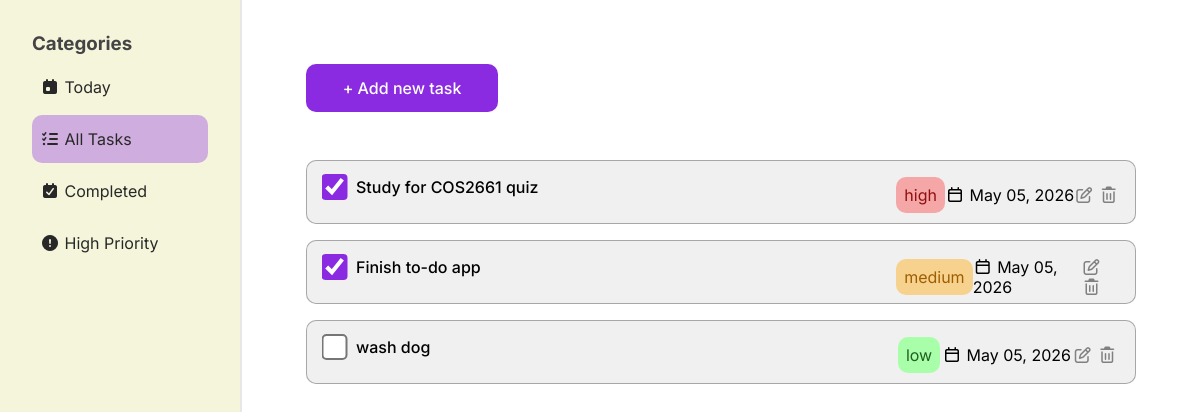
Page /all-tasks (signed in) on the earlier database version.
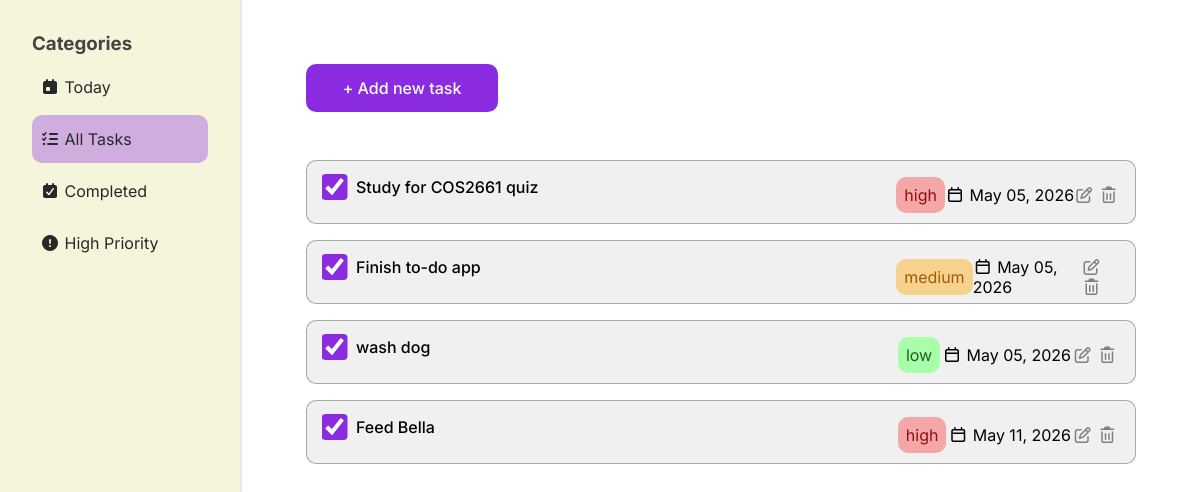
Same page on the later database version.
### website/models.py (models this page shows)
class Task(db.Model):
    task_name = db.Column(db.String(1000))
    complete = db.Column(db.Boolean, default=False)
    due = db.Column(db.Date, default=func.now())
    priority = db.Column(db.String(150))
    id = db.Column(db.Integer, primary_key=True)
    user_id = db.Column(db.Integer, db.ForeignKey('user.id'))

### website/views.py (the view)
@views.route("/all-tasks")
@login_required
def all_tasks():
    return render_template('all-tasks.html', user=current_user)

### website/__init__.py (called while the page is built)
def create_app():
    app = Flask(__name__)
    app.config['SECRET_KEY'] = 'djfspfaskddshfosjcks'
    app.config['SQLALCHEMY_DATABASE_URI'] = f'sqlite:///{DB_NAME}'
    db.init_app(app)
    from .auth import auth
    from .views import views
    app.register_blueprint(auth, url_prefix="/auth")
    app.register_blueprint(views, url_prefix="/")
    create_database(app)
    from .models import User
    login_manager = LoginManager()
    login_manager.login_view = 'auth.login'
    login_manager.init_app(app)
    @login_manager.user_loader
    def load_user(id):
        return User.query.get(int(id))
    return app

### website/templates/all-tasks.html
{% extends 'home.html' %} {% block tab1 %} {% endblock %} {% block tab2
%}selected{% endblock %} {% block tab3 %} {% endblock %} {% block tab4 %} {%
endblock %} {% block dashboard %}
<button type="button" class="purple-button add-task-btn" id="add-task-btn2">
  <span>&plus;</span> Add new task
</button>
<form class="tasks-container">
  {% if user.tasks %} {% for task in user.tasks %}
  <div
    class="task"
    id="{{ task.id }}-task"
    data-due="{{ task.due.isoformat() }}"
    data-complete="{{ task.complete }}"
  >
    <div>
      <input
        type="checkbox"
        {%
        if
        task.complete
        %}
        checked
        {%
        endif
        %}
        id=""
        onChange="updateTask({{ task.id }})"
      />
      <div class="task-name">
        <p>{{task.task_name}}</p>
      </div>
    </div>
    <div class="task-details">
      <div class="task-priority {{task.priority}}">{{task.priority}}</div>
      <div class="task-date">
        <i class="fa-regular fa-calendar"></i>
        {{task.due.strftime("%b %d, %Y")}}
      </div>
      <div class="edit-delete-buttons">
        <button type="button" onClick="editTask({{ task.id }})">
          <i class="fa-regular fa-pen-to-square"></i>
        </button>
        <button type="button" onClick="deleteTask({{ task.id }})">
          <i class="fa-regular fa-trash-can"></i>
        </button>
      </div>
    </div>
  </div>
  {% endfor %} {% endif %}
</form>
{% endblock %}

### website/templates/home.html (shortened to what this page needs)
{% extends 'base.html' %} {% block content %}
<div class="home-page">
  <div id="homepage-sidebar" class="sidebar">
    <ul class="categories">
      <h3>Categories</h3>
      <li class="{% block tab1 %}selected{% endblock %}">
        <a href="/"><i class="fa-solid fa-calendar-day"></i> Today</a>
      </li>
      <li class="{% block tab2 %}{% endblock %}">
        <a href="/all-tasks"
          ><i class="fa-solid fa-list-check"></i> All Tasks</a
        >
      </li>
      <li class="{% block tab3 %}{% endblock %}">
        <a href="/completed-tasks"
          ><i class="fa-solid fa-calendar-check"></i> Completed</a
        >
      </li>
      <li class="{% block tab4 %}{% endblock %}">
        <a href="/high-priority-tasks"
          ><i class="fa-solid fa-circle-exclamation"></i> High Priority</a
        >
      </li>
    </ul>
  </div>
  <div id="main-dashboard" class="main-dashboard">
    {% block dashboard %}{% endblock %}
  </div>
</div>
{% endblock %}

### website/templates/base.html (shortened to what this page needs)
<!doctype html>
<html lang="en">
  <head>
    <link rel="stylesheet" href="{{url_for('static', filename='index.css')}}" />
    <link
      rel="stylesheet"
      href="https://cdnjs.cloudflare.com/ajax/libs/font-awesome/7.0.1/css/all.min.css"
    />
  </head>
  <body>
     {% block content %}{%
    endblock %}
  </body>
</html>

### website/static/index.css (style rules this page uses)
html { font-family: "Inter", sans-serif; }
*, *::before, *::after { box-sizing: border-box; padding: 0; margin: 0; }
body { background-color: beige; display: flex; align-items: center; justify-content: center; width: 100vw; min-height: 100vh; overflow-x: hidden; }
a { text-decoration: none; }
.purple-button { all: unset; background-color: blueviolet; color: white; font-weight: 500; padding: 8px 0; text-align: center; border-radius: 10px; transition: all 0.3s ease; }
input { border-radius: 10px; padding: 8px; margin: 8px 0 16px 0; border: 1px solid grey; font-family: "Inter", sans-serif; }
.home-page { width: 100vw; height: 100vh; display: grid; grid-template-columns: 1fr 4fr; }
.sidebar { padding: 2rem; color: rgb(68, 68, 68); }
.sidebar ul { list-style: none; display: flex; flex-direction: column; gap: 4px; }
.sidebar ul li { display: block; line-height: 3; border-radius: 10px; }
.sidebar ul li:first-of-type { margin-top: 4px; }
.sidebar a { display: block; width: 100%; height: 100%; padding-left: 8px; color: rgb(40, 40, 40); }
.selected { background-color: rgba(137, 43, 226, 0.356); }
.main-dashboard { background-color: white; padding: 4rem; display: flex; flex-direction: column; gap: 2rem; border-left: 2px solid rgba(201, 201, 201, 0.447); }
.main-dashboard header button, #add-task-btn2 { height: 2rem; width: 12rem; }
.task { display: flex; align-items: flex-start; justify-content: space-between; width: 100%; height: 4rem; background-color: rgba(128, 128, 128, 0.118); border: 1px solid rgba(128, 128, 128, 0.652); margin: 1rem 0; border-radius: 10px; padding: 16px; }
.task-name { font-weight: 500; }
.task > div { display: flex; }
.task input { transform: scale(2); accent-color: blueviolet; margin: 0 15px 0 5px; }
.task-priority { padding: 8px; border-radius: 10px; }
.low { background-color: rgb(169, 255, 169); color: rgb(33, 94, 33); }
.medium { background-color: rgba(255, 166, 0, 0.412); color: rgb(157, 94, 0); }
.high { background-color: rgba(255, 0, 0, 0.311); color: rgb(144, 16, 16); }
.task-details { display: flex; align-items: center; width: 28%; justify-content: space-evenly; }
.edit-delete-buttons button { all: unset; color: grey; transition: all 0.3s ease; }

Differences in the rows shown:
changed Task "wash dog": complete "☐" → "☑"
added Task: complete "☑", task_name "Feed Bella", priority "high", due "May 11, 2026"
